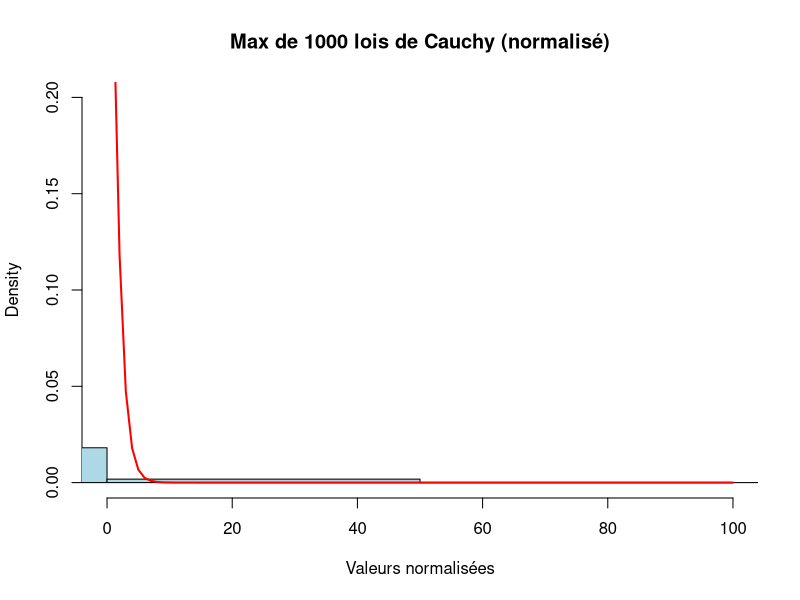

Write the R code that produced this figure.
set.seed(42)  # Pour la reproductibilité
N <- 10000  # Nombre de simulations
n <- 1000  # Taille des échantillons

# Génération des maximums
M_n <- apply(matrix(rcauchy(n * N), nrow = n), 2, max)

# Normalisation avec a_n = n et b_n = πn
Y_n <- (M_n - pi * n) / n

# Tracé de l'histogramme avec comparaison à la loi limite
hist(Y_n, probability = TRUE, breaks = 50, col = "lightblue",
     main = "Max de 1000 lois de Cauchy (normalisé)",
     xlab = "Valeurs normalisées",ylim=c(0,0.2), xlim=c(0,100))

# Ajouter la densité limite (loi de Fréchet)
curve(exp(-x) * exp(-exp(-x)), col = "red", lwd = 2, add = TRUE)
